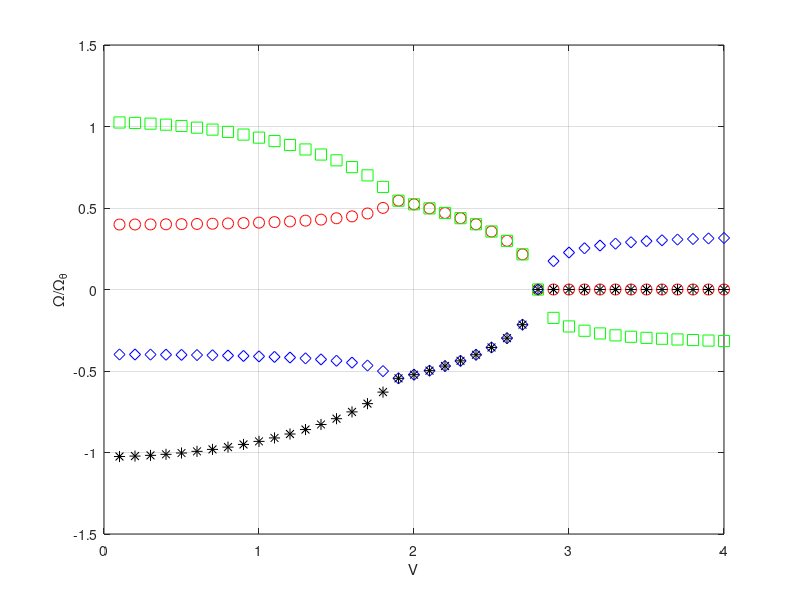
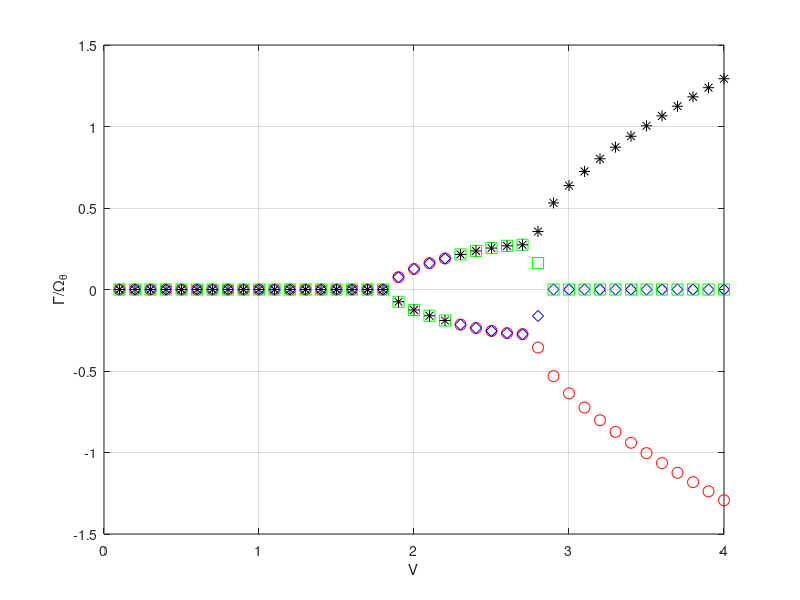
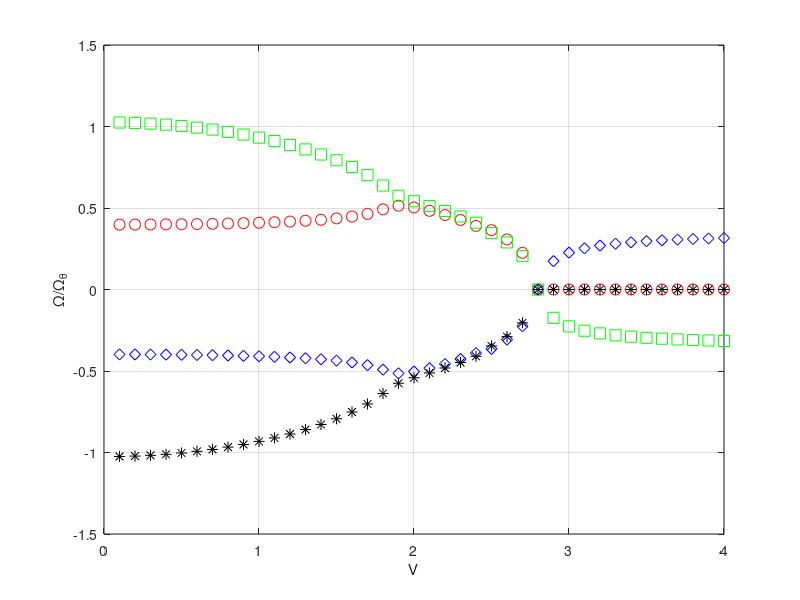
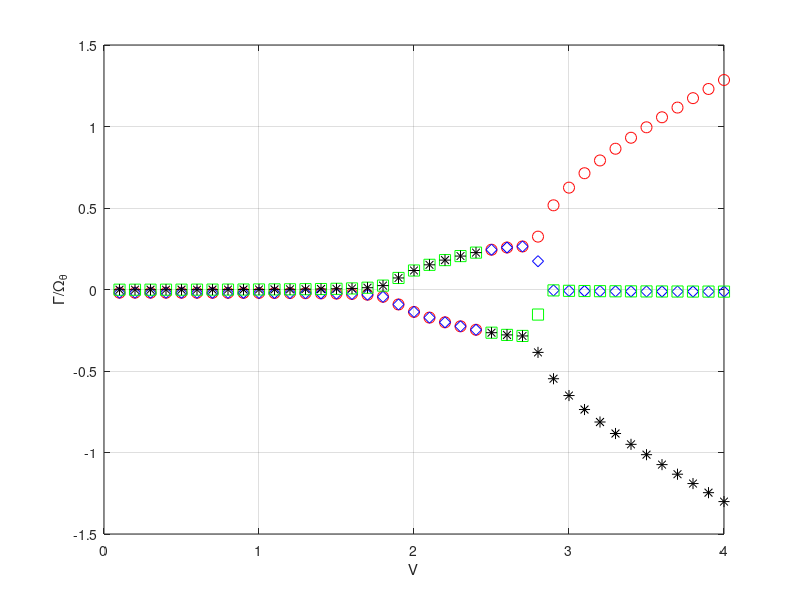

MATLAB code to generate these figures, in order:
clc;
clear;
close all;

a = -.2;
e = -.1;
mo = 20;
R_2 = .24;
sigma = .4;
xteta = e-a;
%%first scenario
zeta1 = 0;
zetateta1 = 0;
%equation
x = 0;
for v1 = .1 : .1 : 4
 x = x+1;   
V1(1,x) = v1;
B1 = [1 xteta (2*zeta1*sigma)/v1 0; xteta R_2 0 (2*zetateta1*R_2)/v1; 0 0 1 0; 0 0 0 1] ;
A1 = -[0 0 sigma^2/v1^2 2/mo; 0 0 0 (R_2/v1^2)-((2/mo)*(.5+a)); -1 0 0 0 ; 0 -1 0 0 ];
[Q,D] = eig(A1,B1);
r1_1(x) = D(1,1);
r2_1(x) = D(2,2);
r3_1(x) = D(3,3); 
r4_1(x) = D(4,4);

end
figure(1);
plot(V1,V1.*imag(r1_1),'ro', 'markerSize',8);
hold on
plot(V1,V1.*imag(r2_1),'bd', 'markerSize',8);
plot(V1,V1.*imag(r3_1),'gs', 'markerSize',8);
plot(V1,V1.*imag(r4_1),'k*', 'markerSize',8);
xlabel('V');
ylabel('\Omega/\Omega_\theta')

grid on
hold off

figure(2);
plot(V1,V1.*real(r1_1),'ro', 'markerSize',8);
hold on
plot(V1,V1.*real(r2_1),'bd', 'markerSize',8);
plot(V1,V1.*real(r3_1),'gs', 'markerSize',8);
plot(V1,V1.*real(r4_1),'k*', 'markerSize',8);
xlabel('V')
ylabel('\Gamma/\Omega_\theta')
grid on
hold off


%%second scenario
zeta2 = 0.05;
zetateta2 = 0;
%equation
y = 0;
for v = .1 : .1 : 4
 y = y+1;   
V(1,y) = v;
B2 = [1 xteta (2*zeta2*sigma)/v 0; xteta R_2 0 (2*zetateta2*R_2)/v; 0 0 1 0; 0 0 0 1]; 
A2 = -[0 0 sigma^2/v^2 2/mo; 0 0 0 (R_2/v^2)-((2/mo)*(.5+a)); -1 0 0 0 ; 0 -1 0 0 ];
[Q2,D2] = eig(A2,B2);
r1_2(y) = D2(1,1);
r2_2(y) = D2(2,2);
r3_2(y) = D2(3,3); 
r4_2(y) = D2(4,4);

end
figure(3);
plot(V,V.*imag(r1_2),'ro', 'markerSize',8);
hold on
plot(V,V.*imag(r2_2),'bd', 'markerSize',8);
plot(V,V.*imag(r3_2),'gs', 'markerSize',8);
plot(V,V.*imag(r4_2),'k*', 'markerSize',8);
xlabel('V');
ylabel('\Omega/\Omega_\theta')

grid on
hold off

figure(4);
plot(V,V.*real(r1_2),'ro', 'markerSize',8);
hold on
plot(V,V.*real(r2_2),'bd', 'markerSize',8);
plot(V,V.*real(r3_2),'gs', 'markerSize',8);
plot(V,V.*real(r4_2),'k*', 'markerSize',8);
xlabel('V')
ylabel('\Gamma/\Omega_\theta')
grid on
hold off


% % third scenario
zeta3 = 0;
zetateta3 = 0.05;
%equation
z = 0;
for v = .1 : .1 : 4
 z = z+1;   
V(1,z) = v;
B3 = [1 xteta (2*zeta3*sigma)/v 0; xteta R_2 0 (2*zetateta3*R_2)/v; 0 0 1 0; 0 0 0 1] ;
A3 = -[0 0 sigma^2/v^2 2/mo; 0 0 0 (R_2/v^2)-((2/mo)*(.5+a)); -1 0 0 0 ; 0 -1 0 0 ];
[Q3,D3] = eig(A3,B3);
r1_3(z) = D3(1,1);
r2_3(z) = D3(2,2);
r3_3(z) = D3(3,3); 
r4_3(z) = D3(4,4);

end
figure(5);
plot(V,V.*imag(r1_3),'ro', 'markerSize',8);
hold on
plot(V,V.*imag(r2_3),'bd', 'markerSize',8);
plot(V,V.*imag(r3_3),'gs', 'markerSize',8);
plot(V,V.*imag(r4_3),'k*', 'markerSize',8);
xlabel('V');
ylabel('\Omega/\Omega_\theta')

grid on
hold off

figure(6);
plot(V,V.*real(r1_3),'ro', 'markerSize',8);
hold on
plot(V,V.*real(r2_3),'bd', 'markerSize',8);
plot(V,V.*real(r3_3),'gs', 'markerSize',8);
plot(V,V.*real(r4_3),'k*', 'markerSize',8);
xlabel('V')
ylabel('\Gamma/\Omega_\theta')
grid on
hold off


% % forth scenario
zeta4 = .05;
zetateta4 = .05;
%equation
o = 0;
for v = .1 : .1 : 4
 o = o+1;   
V(1,o) = v;
B4 = [1 xteta (2*zeta4*sigma)/v 0; xteta R_2 0 (2*zetateta4*R_2)/v; 0 0 1 0; 0 0 0 1] ;
A4 = -[0 0 sigma^2/v^2 2/mo; 0 0 0 (R_2/v^2)-((2/mo)*(.5+a)); -1 0 0 0 ; 0 -1 0 0 ];
[Q4,D4] = eig(A4,B4);
r1_4(o) = D4(1,1);
r2_4(o) = D4(2,2);
r3_4(o) = D4(3,3); 
r4_4(o) = D4(4,4);

end
figure(7);
plot(V,V.*imag(r1_4),'ro', 'markerSize',8);
hold on
plot(V,V.*imag(r2_4),'bd', 'markerSize',8);
plot(V,V.*imag(r3_4),'gs', 'markerSize',8);
plot(V,V.*imag(r4_4),'k*', 'markerSize',8);
xlabel('V');
ylabel('\Omega/\Omega_\theta')

grid on
hold off

figure(8);
plot(V,V.*real(r1_4),'ro', 'markerSize',8);
hold on
plot(V,V.*real(r2_4),'bd', 'markerSize',8);
plot(V,V.*real(r3_4),'gs', 'markerSize',8);
plot(V,V.*real(r4_4),'k*', 'markerSize',8);
xlabel('V')
ylabel('\Gamma/\Omega_\theta')
grid on
hold off
